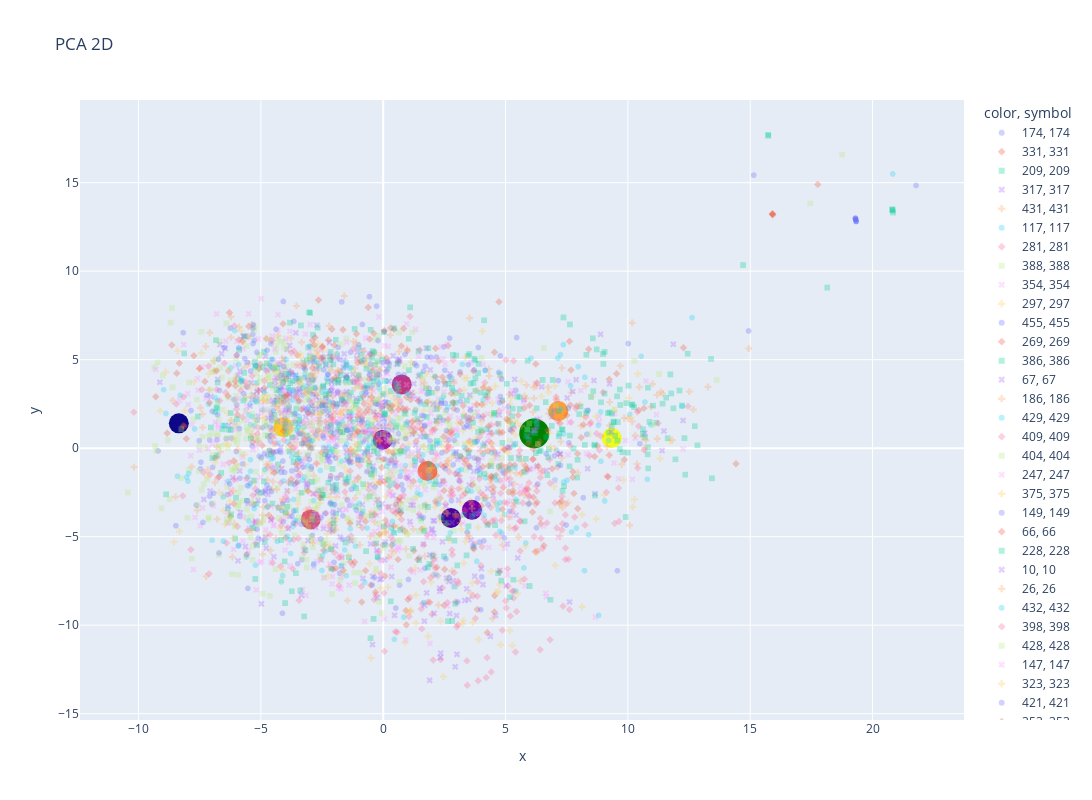

The code cell stored with this chart in its notebook:
### Code cell
pca = PCA(n_components=2)
articles_pca = pca.fit_transform(articles_sample_std)
interest_pca = pca.transform(interest_std)
closest_articles_pca = pca.transform(closest_articles_std)


# Plot the data in the PCA space
fig = px.scatter(
    x=articles_pca[:, 0],
    y=articles_pca[:, 1],
    color=articles_sample["category_id"],
    symbol=articles_sample["category_id"],
    title="PCA 2D",
    opacity=0.3,
    width=1200,
    height=800,
)
fig.add_scatter(
    x=interest_pca[:, 0],
    y=interest_pca[:, 1],
    mode="markers",
    marker=dict(color="green", size=30),
    text=f"User interest \n user_id: {user_id} \n category_id: {interest['category_id'].iloc[0]}",
)
fig.add_scatter(
    x=closest_articles_pca[:, 0],
    y=closest_articles_pca[:, 1],
    mode="markers",
    marker=dict(color=list(range(len(closest_articles_pca))), size=20),
    text=[
        f"rank: {i} / article_id: {a.article_id} / category_id: {a.category_id}"
        for i, a in enumerate(closest_articles.itertuples())
    ],
)
fig.show()
